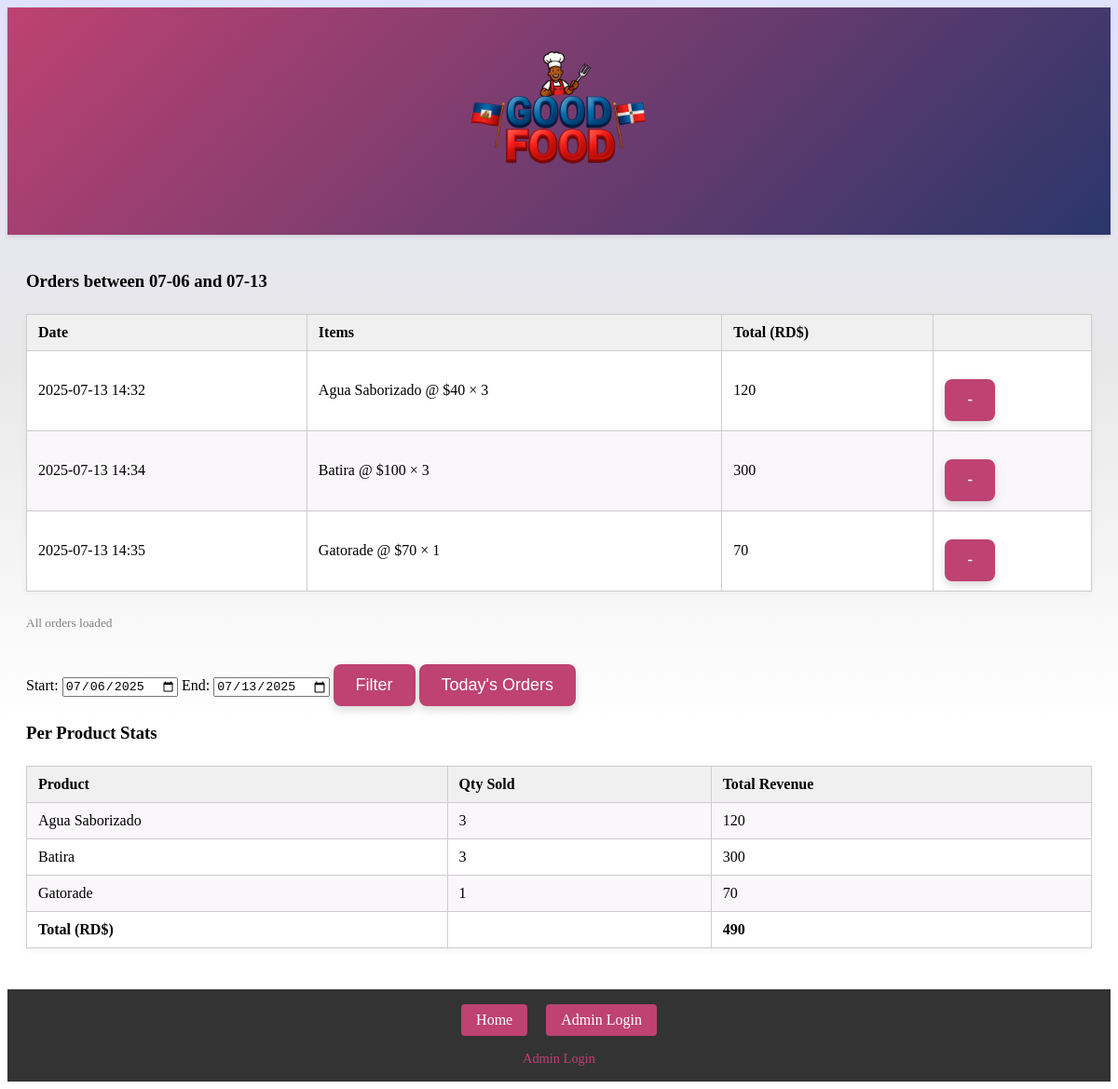
Page /chart on the committed database.
### tables this page shows
CREATE TABLE "orders" (
        id INTEGER PRIMARY KEY AUTOINCREMENT,
        date DATE NOT NULL,
        products TEXT NOT NULL,
        total INT NOT NULL
    );

CREATE TABLE "products" (id integer primary key  autoincrement, name text not null, price int not null, image text, position INTEGER);

### app.py (the view)
@app.route("/chart")
def chart():
    conn = sqlite3.connect(DB_PATH)
    c = conn.cursor()
    start = request.args.get("start")
    end =  request.args.get("end") or date.today()
    offset = request.args.get("offset",50)
    if not start:
        start = end - timedelta(days=7)
    start_full = f"{str(start)} 00:00:00"
    end_full = f"{str(end)} 23:59:59"
    length = c.execute("select count(*) from orders where date between ? and ?",(start_full, end_full)).fetchone()[0]
    c.execute("Select id, date, products, total from orders where date between ? and ? Limit  ?", (start_full,end_full,offset))
    data = c.fetchall()
    c.execute("Select name, price from products")
    prod = c.fetchall()
    pdict = {name:price for name,price in prod}
    summ = {}
    full_total = 0
    for _, _, items, _ in data:
        for item in items.split(","):
            item = item.strip()
            if not item:
                continue
            try:
                name_price, qty = item.split(";",1)
                name, price = name_price.split(":",1)
                name = name.strip()
                price = int(price.strip())
                qty = int(qty.strip())
                if not name:
                    name = "Other"
                if name not in summ:
                    summ[name] = {'qty': 0, 'total': 0}
                summ[name]['qty'] += qty
                summ[name]['total'] += price * qty
                full_total += price * qty
            except Exception as e:
                print(f"⚠️ Skipped malformed item: {item} ({e})")
    conn.close()
    return render_template("chart.html",
                           orders = data,
                           full_total = full_total,
                           start = str(start),
                           end = str(end),
                           summary = summ,
                           length=length,
                           offset=offset)

### templates/chart.html (shortened to what this page needs)
{% extends "base.html" %}
{% block content %}
    <h3 style = "text-align:left">Orders between <b> {{start[5:]}} </b> and <b> {{end[5:]}} </b></h3>
  <table>
    <thead><tr>
            <th>Date</th>
            <th>Items</th>
            <th>Total (RD$)</th>
		<th></th>
    </tr></thead>
    <tbody>
        {% for id, date, items, total in orders %}
        <tr>
            <td> {{date}}</td>
            <td>
              <ul style="list-style: none; padding-left: 0; margin: 0;">
                {% for item in items.split(",") %}
                {% set item = item.strip() %}
                {% if ":" in item and ";" in item %}
                {% set name_price = item.split(";")[0] %}
                {% set qty = item.split(";")[1].strip() %}
                {% set name = name_price.split(":")[0].strip() %}
                {% set price = name_price.split(":")[1].strip() %}
                <li>{{ name }} @ ${{ price }} × {{ qty }}</li>
                {% else %}
                <li>{{ item }}</li>
                {% endif %}
                {% endfor %}
              </ul>
            </td>
            <td> {{total}}</td>
            <td>
		<form action = "/del_order" method = "post">
			<button type = "submit" class="delete-btn">-</button>
		</form>
            </td>
        </tr>
        {% endfor %}
    </tbody>
  </table>
  {% if length|int > offset|int + 50|int %}
      <form method = "GET" action = "/chart">
          <input type = "hidden" id = "start" name = "start" value = "{{start}}">
          <input type = "hidden" id = "end" name = "end" value = "{{end}}">
          <input type = "hidden" name = "offset" id = "offset" value = "{{offset + 50}}">
          <button type = "submit"">Load More</button>
      </form>
  {%else%}
      <small style = "color:gray;">All orders loaded</small>
  {%endif%}
  <br>
  <form method = "GET" action = "/chart" id = "date-form" style = "margin-top: 1rem">
    <label for = "start">Start:</label>
    <input type = "date" id = "start" name = "start" value = "{{start}}">
    <label for = "end">End:</label>
    <input type = "date" id = "end" name = "end" value = "{{end}}">
    <button type = "submit">Filter</button>
    <button type = "button" onclick = "setToday()">Today's Orders</button>
  </form>
  <h3 style = "text-align:left">Per Product Stats</h3>
  <table>
    <tr>
      <th>Product</th>
      <th>Qty Sold</th>
      <th>Total Revenue</th>
    </tr>
    {% for name, data in summary.items() %}
        {%if data.qty > 0%}
            <tr>
            <td> {{name}} </td>
            <td> {{data.qty}} </td>
            <td> {{data.total}} </td>
            </tr>
        {%endif%}
    {%endfor%}
    <tr style = "font-weight:bold; border-top:1px solid black;">
      <td>Total (RD$)</td>
	<td></td>
      <td>{{full_total}}</td>
    </tr>
  </table>
{% endblock %}

### static/styles.css (style rules this page uses)
body { background:linear-gradient(to bottom, rgb(223, 226, 252), #e9e8e8, white, white); background-attachment: fixed; min-height: 100vh; }
button { margin-top: 20px; padding: 12px 24px; font-size: 18px; background-color: #be4272; color: white; border: none; border-radius: 8px; box-shadow: 0 4px 10px rgba(0, 0, 0, 0.15); cursor: pointer; transition: background-color 0.2s ease, transform 0.1s ease; }

### templates/base.html (style rules this page uses)
table { border-collapse: collapse; width: 100%; margin: 1.5rem auto; background: white; box-shadow: 0 2px 8px rgba(0,0,0,0.04); }
th, td { border: 1px solid #ccc; padding: 10px 12px; text-align: left; }
th { background: #f0f0f0; font-weight: bold; }
tr:nth-child(even) { background: #faf7fa; }

### rows in the picture
orders: date "2025-07-13 14:32", name "Agua Saborizado", price "40", qty "3", total "120"
orders: date "2025-07-13 14:34", name "Batira", price "100", qty "3", total "300"
orders: date "2025-07-13 14:35", name "Gatorade", total "70", qty "1"
products: name "Agua Saborizado", qty "3", total "120"
products: name "Batira", qty "3", total "300"
products: name "Gatorade", qty "1", total "70"

### other values in the picture
{{ start[5:] }} "07-06"
{{ end[5:] }} "07-13"
{{ full_total }} "490"
